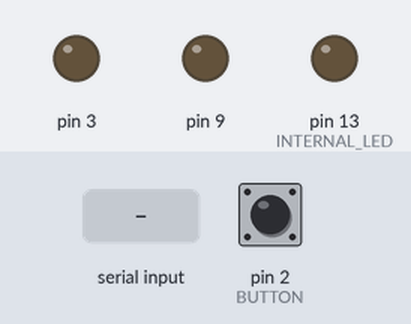
This sketch was run on a simulated Arduino Uno, built with avr-gcc and run on an emulated ATmega328P. On the bench: output pins drawn as LEDs (lit = HIGH). The test bench sets the inputs (shaded band); at power-on: pin 2 (BUTTON) LOW.

Above: at 1.2 s.
1.3 s: "D" received over Serial
At 1.45 s:
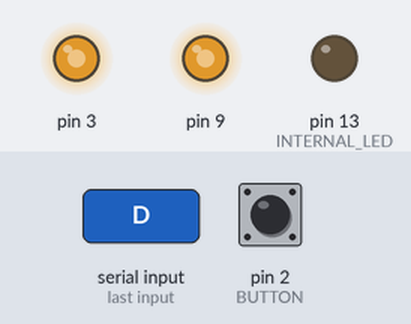
3.3 s: "D" received over Serial
At 3.7 s:
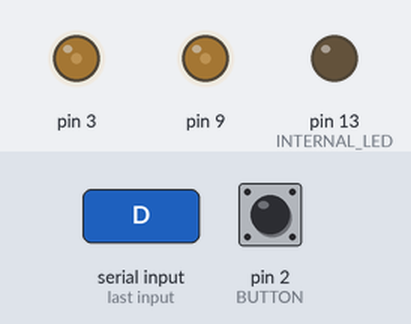
Timing chart, 0 to 6.3 s (numbered marks = the images above; inputs shaded):
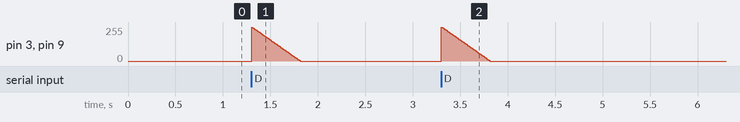

The sketch:

daddy_button.ino
```cpp
int INTERNAL_LED = 13;

int BUTTON = 2;

int LED1 = 9;
int LED2 = 3;
int LEDS[] = {
  LED1, LED2};
boolean caught = false;

void setup() {
  pinMode(INTERNAL_LED, OUTPUT);
  pinMode(BUTTON, INPUT);
  Serial.begin(9600);
}


void loop() {
  checkReceive();
  checkTransmit();
}


void checkReceive() {
  if (Serial.available() > 0) {
    if (Serial.read() == 'D'){
      if(!caught) {
        caught = true;
        pulseh2l(LEDS, 2);
      }
    }
  }
  else {
    caught = false;
  }
}


void checkTransmit() {
  if (digitalRead(BUTTON) == HIGH) {
    Serial.print('D');
    delay(10); // prevents overwhelming the serial port
  }
}


void pulseh2l(int pin) {
  int pins[] = {
    pin  };
  pulseh2l(pins, 1, 5, 10);
}


void pulseh2l(int pins[], int numPins) {
  pulseh2l(pins, numPins, 5, 10);
}


void pulseh2l(int pins[], int numPins, int stepSpeed, int wait) {
  for(int i = 255; i >= 0; i-=stepSpeed) {
    for(int j = 0; j < numPins; j++) {
      analogWrite(pins[j], i);
    }
    delay(wait);
  }
  //ensure off at the end
  for(int j = 0; j < numPins; j++) {
    analogWrite(pins[j], 0);
  }
}
```
